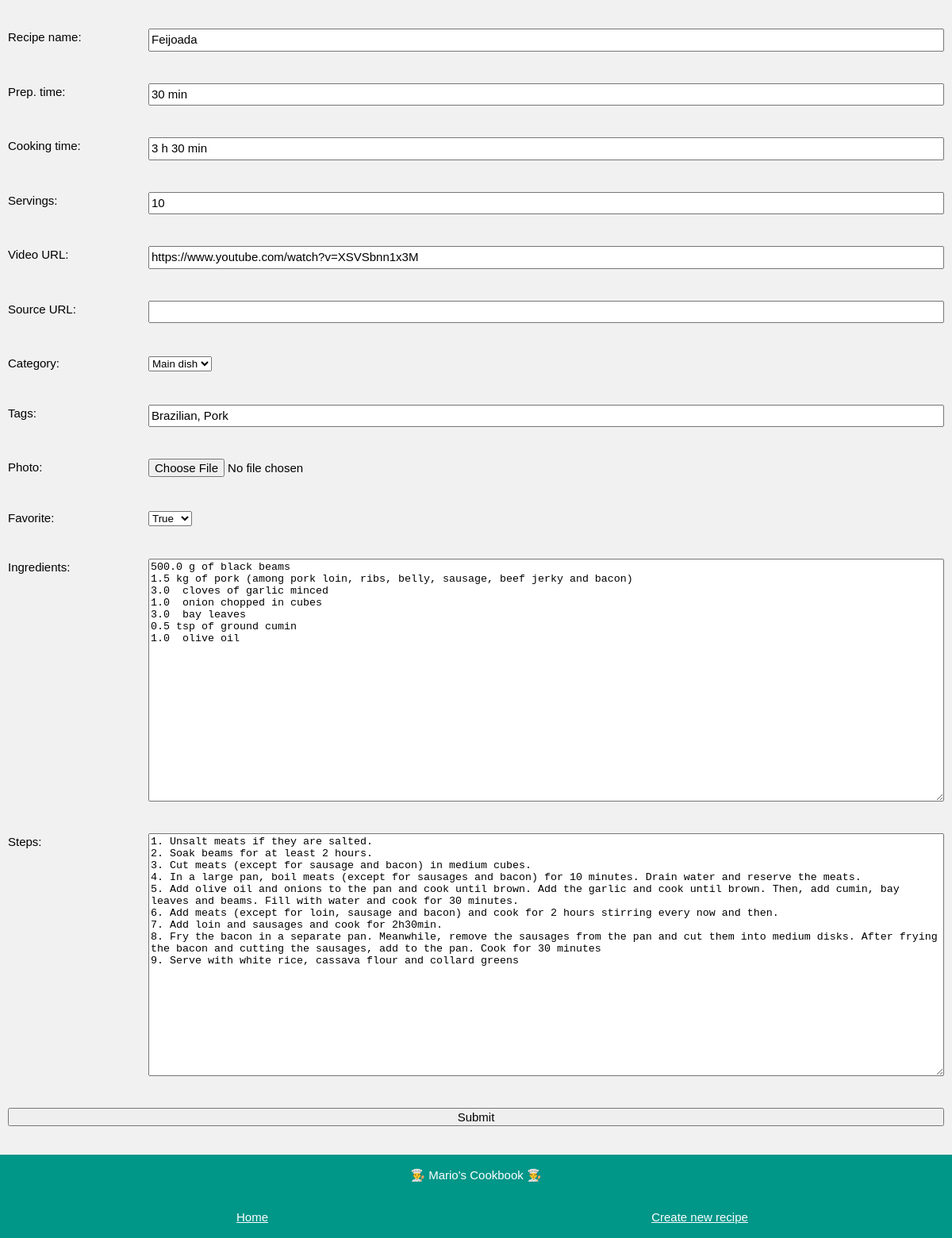
Screenshot of /edit/Feijoada with the database file from the repository.
### app_config.py (models this page shows, shortened)
class Recipe(db.Model):
    name = db.Column(db.String, nullable=False, unique=True, primary_key=True)
    prepTime = db.Column(db.String, nullable=False)
    cookingTime = db.Column(db.String, nullable=False)
    servings = db.Column(db.Integer, nullable=False)
    videoURL = db.Column(db.String, nullable=False)
    sourceURL = db.Column(db.String, nullable=False)
    steps = db.Column(db.Text, nullable=False)
    photo = db.Column(db.String, nullable=False)
    favorite = db.Column(db.Boolean, default=False)
    category = db.Column(db.String, nullable=False)
    tags = db.Column(db.String, nullable=False)
    ingredients = db.relationship('Ingredient', backref='recipe', lazy=True)

class Ingredient(db.Model):
    id = db.Column(db.Integer, primary_key=True)
    name = db.Column(db.String, nullable=False)
    amount = db.Column(db.Float, default=0)
    unit = db.Column(db.String, default='')
    recipe_name = db.Column(db.String, db.ForeignKey('recipe.name'), nullable=False)

### app_edit.py (the view, shortened to what this page needs)
@app.route('/edit/<name>', methods=['POST', 'GET'])
def edit(name):
    if request.method == 'GET':
        recipe = Recipe.query.get(name)
        amounts = []
        for ingredient in recipe.ingredients:
            amount = ingredient.amount
            amounts.append(amount)
        n_amounts = range(len(amounts))
        return render_template('edit.html', recipe=recipe, amounts=amounts,
                               n_amounts=n_amounts, new=False, categories = known_categories)

### templates/edit.html (shortened to what this page needs)
<!DOCTYPE html>
<html>
<head>
    <link rel="stylesheet" href="../static/css/edit.css">
    <link rel='stylesheet' href='../static/css/fonts.css'>
</head>
<body class="background-color">
    <div class="page-container">
        {% if new == False %}
        <form action="/edit/{{recipe.name}}" method="POST" enctype="multipart/form-data">
        {% else %}
        <form action="/new/" method="POST" enctype="multipart/form-data">
        {% endif %}
            <div class="form-item">
                <label for="name">Recipe name: </label>
                {% if new == False %}
                <input type="text" id="name" name="name" value="{{recipe.name}}">
                {% else %}
                <input type="text" id="name" name="name">
                {% endif %}
            </div>
            <div class="form-item">
                <label for="prepTime">Prep. time: </label>
                {% if new == False %}
                <input type="text" id="prepTime" name="prepTime" value="{{recipe.prepTime}}">
                {% else %}
                <input type="text" id="prepTime" name="prepTime">
                {% endif %}
            </div>
            <div class="form-item">
                <label for="cookingTime">Cooking time: </label>
                {% if new == False %}
                <input type="text" id="cookingTime" name="cookingTime" value="{{recipe.cookingTime}}">
                {% else %}
                <input type="text" id="cookingTime" name="cookingTime">
                {% endif %}
            </div>
            <div class="form-item">
                <label for="servings">Servings: </label>
                {% if new == False %}
                <input type="number" step="1" id="servings" name="servings" value="{{recipe.servings}}">
                {% else %}
                <input type="number" step="1" id="servings" name="servings">
                {% endif %}
            </div>
            <div class="form-item">
                <label for="videoURL">Video URL: </label>
                {% if new == False %}
                <input type="text" id="videoURL" name="videoURL" value="{{recipe.videoURL}}">
                {% else %}
                <input type="text" id="videoURL" name="videoURL">
                {% endif %}
            </div>
            <div class="form-item">
                <label for="sourceURL">Source URL: </label>
                {% if new == False %}
                <input type="text" id="sourceURL" name="sourceURL" value="{{recipe.sourceURL}}">
                {% else %}
                <input type="text" id="sourceURL" name="sourceURL">
                {% endif %}
            </div>
            <div class="form-item">
                <label for="category">Category: </label>
                <div class="custom-select" style="width:200px;">
                    {% if new == False %}
                    <select id="category" name="category">
                        {% for c in categories%}
                            <option value="{{c}}" {%if recipe.category == c %} selected {% endif %}> {{c}} </option>
                        {% endfor %}
                    </select>
                    {% else %}
                    <select id="category" name="category">
                        {% for c in categories%}
                            <option value="{{c}}" > {{c}} </option>
                        {% endfor %}
                    </select>
                    {% endif %}
                </div>
            </div>
            <div class="form-item">
                <label for="tags">Tags: </label>
                {% if new == False %}
                <input type="text" id="tags" name="tags" value="{{recipe.tags}}">
                {% else %}
                <input type="text" id="tags" name="tags">
                {% endif %}
            </div>
            <div class="form-item">
                <label for="photo">Photo: </label>
                <input type="file" id="file" name="file">
            </div>
            <div class="form-item">
                <label for="favorite">Favorite: </label>
                <div class="custom-select" style="width:200px;">
                    <select id="favorite" name="favorite">
                        {% if new == False %}
                        {% if recipe.favorite == False %}
                        <option value="0" selected>False</option>
                        <option value="1">True</option>
                        {% else %}
                        <option value="1" selected>True</option>
                        {% endif %}
                        {% else %}
                        <option value="0">False</option>
                        <option value="1">True</option>
                        {% endif %}
                    </select>
                </div>
            </div>
            <div class="form-item">
                <label for="ingredients">Ingredients: </label>
                {% if new == False %}
                <textarea id="ingredients" name="ingredients" rows="20" cols="50">
{% for i in n_amounts %}{{ amounts[i] }} {{ recipe.ingredients[i].unit }} {{ recipe.ingredients[i].name }}
{% endfor %}</textarea>
                {% else %}
                <textarea id="ingredients" name="ingredients" rows="20" cols="50"></textarea>
                {% endif %}
            </div>
            <div class="form-item">
                <label for="steps">Steps: </label>
                {% if new == False %}
                <textarea id="steps" name="steps" rows="20" cols="50">{{recipe.steps}}</textarea>
                {% else %}
                <textarea id="steps" name="steps" rows="20" cols="50"></textarea>
                {% endif %}
            </div>
            <div class="form-item-submit">
                <input type="submit" value="Submit">
            </div>
        </form>
    </div>
    <footer class="footer">
        <p class='footer-item'>👨‍🍳 Mario's Cookbook 👨‍🍳</p>
        <div class='footer-grid'>
            <div class='footer-item'><a href="/"> Home</a></div>
            <div class='footer-item'><a href="/new"> Create new recipe</a></div>
        </div>
    </footer>
</body>
</html>

### static/css/edit.css (style rules this page uses)
body { --themeColor: #009688; --grey:#757575; }
.background-color { color:#000!important;background-color:#f1f1f1!important }
.page-container { margin-left:auto;margin-right:auto;margin-top:16px!important;max-width:1400px; }
.form-item { display: grid; grid-template-columns: 15% 85%; padding:20px 10px }
.form-item-submit { display: grid; grid-template-columns: 100%; padding:20px 10px }
input { font:inherit;margin:0 }
.footer { padding:0.01em 16px; color:#fff!important;background-color:var(--themeColor)!important; text-align:center; display:inline-block;width:100%; margin-top:16px!important }
.footer-grid { display: grid; grid-template-columns: 50% 50%; padding:1em 20px; }
.footer-item { color:#fff }
p { color:#3d3d3d; }
html,body,h1,h2,h3,h4,h5,h6 { font-family: "Roboto", sans-serif }
a { color: inherit; background-color:transparent }
html { box-sizing:border-box }
*,*:before,*:after { box-sizing:inherit }
html { -ms-text-size-adjust:100%;-webkit-text-size-adjust:100% }
body { margin:0 }
html,body { font-family:Verdana,sans-serif;font-size:15px;line-height:1.5 }
html { overflow-x:hidden }

### rows the page displays
Recipe: name "Feijoada", prepTime "30 min", cookingTime "3 h 30 min", servings "10", videoURL "https://www.youtube.com/watch?v=XSVSbnn1x3M", category "Main dish", tags "Brazilian, Pork", favorite "True", steps "1. Unsalt meats if they are salted. 2. Soak beams for at least 2 hours. 3. Cut meats (except for sausage and bacon) in medium cubes. 4. In a large pan, boil meats (except for sausages and bacon) for 10 minutes. Drain water and reserve the meats. 5. Add olive oil and onions to the pan and cook until brown. Add the garlic and cook until brown. Then, add cumin, bay leaves and beams. Fill with water and cook for 30 minutes. 6. Add meats (except for loin, sausage and bacon) and cook for 2 hours stirring every now and then. 7. Add loin and sausages and cook for 2h30min. 8. Fry the bacon in a separate pan. Meanwhile, remove the sausages from the pan and cut them into medium disks. After frying the…"
Ingredient: ingredients "500.0 g of black beams 1.5 kg of pork (among pork loin, ribs, belly, sausage, beef jerky and bacon) 3.0 cloves of garlic minced 1.0 onion chopped in cubes 3.0 bay leaves 0.5 tsp of ground cumin 1.0 olive oil"
